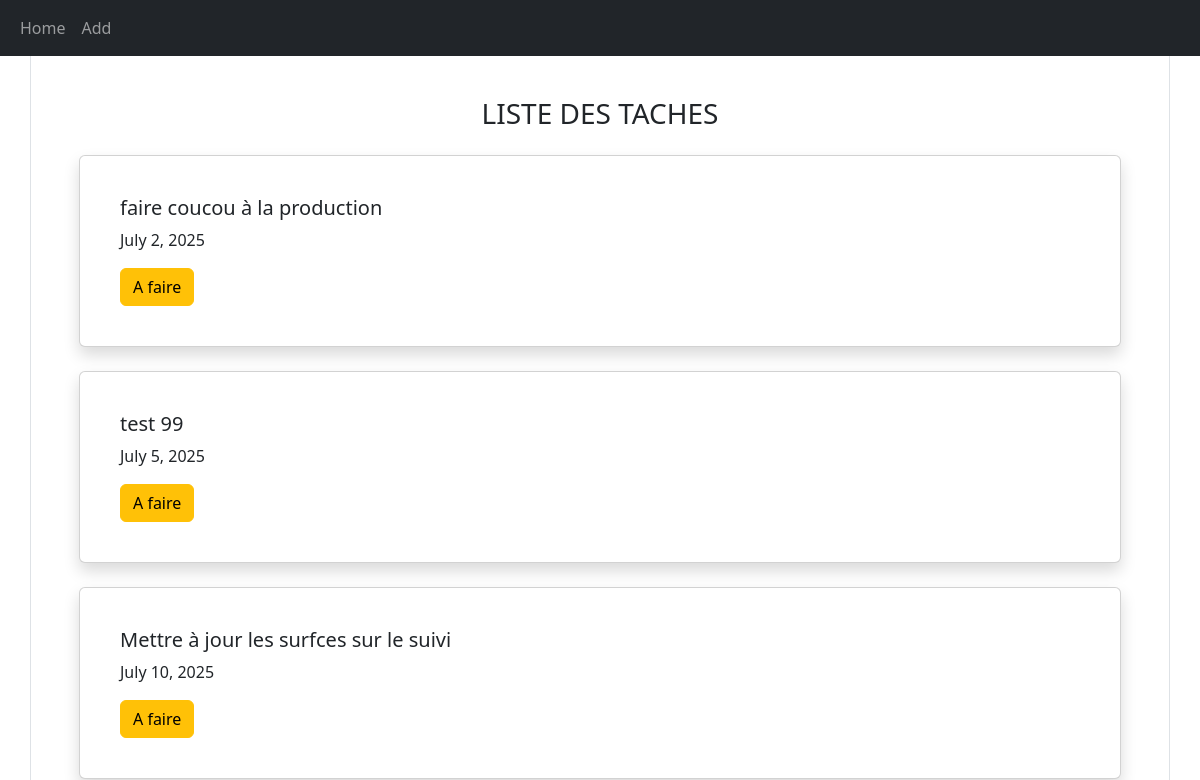
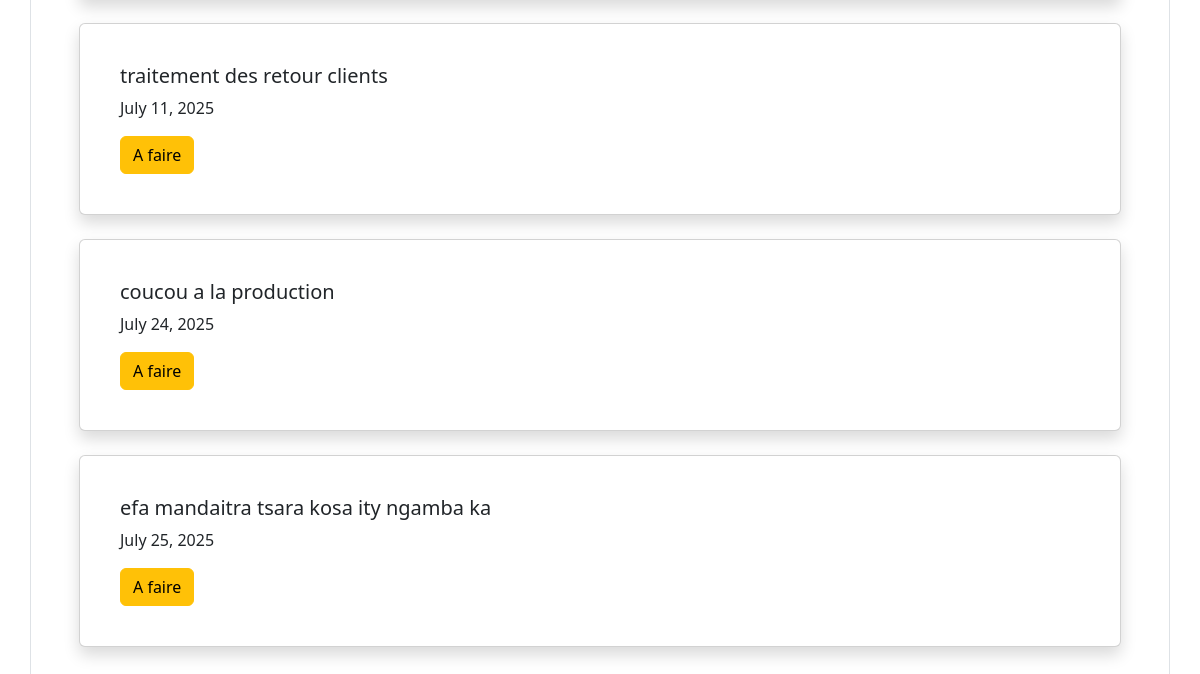
Page /todo/ on the earlier database version (2 pictures, top to bottom).
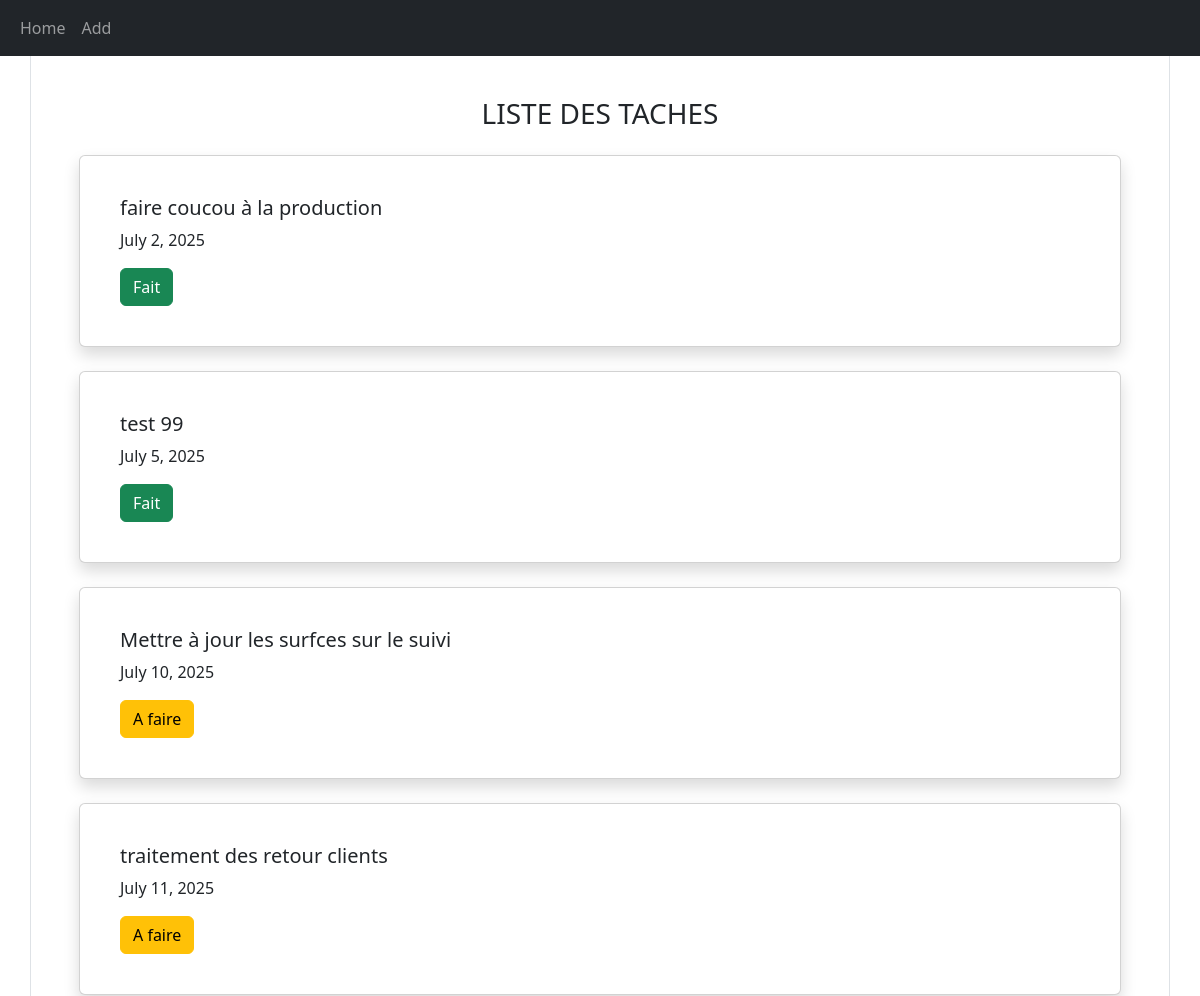
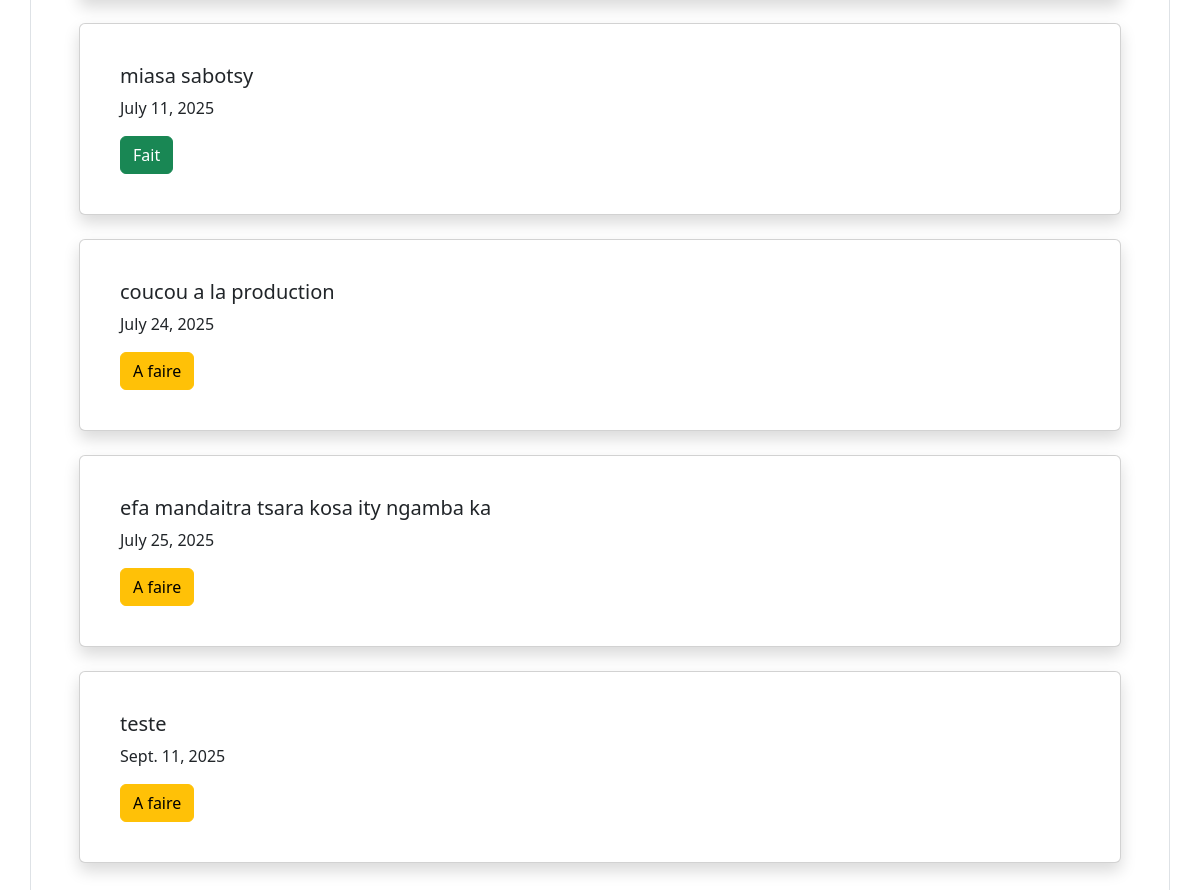
Same page on the later database version (2 pictures, top to bottom).
### todo/models.py (models this page shows, shortened)
class Task(models.Model):
    description = models.CharField(max_length=200)
    dead_line = models.DateField()
    status = models.BooleanField(default=0)

### todo/views.py (the view)
# urls.py: path('', views.index, name="index"),
def index(request):
    task_list = Task.objects.order_by("dead_line")
    context = {"task_list":task_list}
    return render(request, "todo/index.html", context)

### todo/templates/todo/index.html
{% extends "todo/base.html" %}
{% block content %}
    {% if task_list %}
    <div class="container p-5 my-5 border rounded">
        <h3 class="mb-4 text-center">LISTE DES TACHES</h3>
        {% for task in task_list %}
            <div class="card mt-3 shadow p-4 mb-4 bg-white ">
                <div class="card-body">
                    <h5 class="card-title">{{task.description}}</h5>
                    <p class="card-text">{{ task.dead_line }}</p>
                    <a class="btn {% if task.status %}btn-success{% else %}btn-warning{% endif %}" href="{% url 'todo:edit' task.id %}">{% if task.status %}Fait{% else %}A faire{% endif %}</a>
                </div>
            </div>
        {% endfor %}
    {% else %}
            <p>Aucun tâche disponible </p>
    </div>
    {% endif %}
{% endblock %}

Differences in the rows shown:
changed Task "faire coucou à la production": status "A faire" → "Fait"
changed Task "test 99": status "A faire" → "Fait"
added Task: description "miasa sabotsy", dead_line "July 11, 2025", status "Fait"
added Task: description "teste", dead_line "Sept. 11, 2025", status "A faire"
